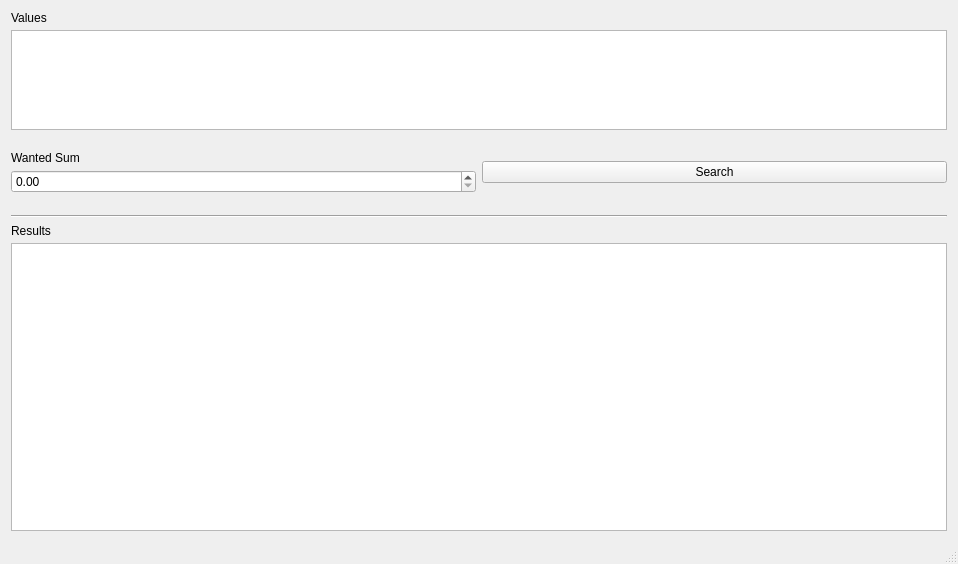
<?xml version="1.0" encoding="UTF-8"?>
<ui version="4.0">
 <class>MainWindow</class>
 <widget class="QMainWindow" name="MainWindow">
  <property name="geometry">
   <rect>
    <x>0</x>
    <y>0</y>
    <width>958</width>
    <height>564</height>
   </rect>
  </property>
  <property name="windowTitle">
   <string>MainWindow</string>
  </property>
  <widget class="QWidget" name="centralWidget">
   <property name="minimumSize">
    <size>
     <width>0</width>
     <height>0</height>
    </size>
   </property>
   <property name="maximumSize">
    <size>
     <width>16777215</width>
     <height>16777215</height>
    </size>
   </property>
   <layout class="QVBoxLayout" name="verticalLayout_3" stretch="0,0,0,0,0,0">
    <property name="sizeConstraint">
     <enum>QLayout::SetMinAndMaxSize</enum>
    </property>
    <item>
     <widget class="QLabel" name="label">
      <property name="maximumSize">
       <size>
        <width>16777215</width>
        <height>13</height>
       </size>
      </property>
      <property name="text">
       <string>Values</string>
      </property>
     </widget>
    </item>
    <item>
     <widget class="QTextEdit" name="values">
      <property name="minimumSize">
       <size>
        <width>0</width>
        <height>0</height>
       </size>
      </property>
      <property name="maximumSize">
       <size>
        <width>16777215</width>
        <height>100</height>
       </size>
      </property>
     </widget>
    </item>
    <item>
     <widget class="QWidget" name="widget" native="true">
      <property name="minimumSize">
       <size>
        <width>0</width>
        <height>73</height>
       </size>
      </property>
      <property name="maximumSize">
       <size>
        <width>16777215</width>
        <height>73</height>
       </size>
      </property>
      <layout class="QGridLayout" name="gridLayout">
       <property name="leftMargin">
        <number>0</number>
       </property>
       <property name="rightMargin">
        <number>0</number>
       </property>
       <item row="0" column="0">
        <layout class="QHBoxLayout" name="horizontalLayout" stretch="0,0">
         <property name="sizeConstraint">
          <enum>QLayout::SetDefaultConstraint</enum>
         </property>
         <item>
          <layout class="QVBoxLayout" name="verticalLayout_2" stretch="0,0">
           <property name="sizeConstraint">
            <enum>QLayout::SetDefaultConstraint</enum>
           </property>
           <item>
            <widget class="QLabel" name="label_3">
             <property name="maximumSize">
              <size>
               <width>16777215</width>
               <height>13</height>
              </size>
             </property>
             <property name="text">
              <string>Wanted Sum</string>
             </property>
            </widget>
           </item>
           <item>
            <widget class="QDoubleSpinBox" name="wantedSum">
             <property name="locale">
              <locale language="English" country="UnitedStates"/>
             </property>
            </widget>
           </item>
          </layout>
         </item>
         <item>
          <widget class="QPushButton" name="pushButton">
           <property name="maximumSize">
            <size>
             <width>16777215</width>
             <height>16777215</height>
            </size>
           </property>
           <property name="text">
            <string>Search</string>
           </property>
          </widget>
         </item>
        </layout>
       </item>
      </layout>
     </widget>
    </item>
    <item>
     <widget class="Line" name="line">
      <property name="orientation">
       <enum>Qt::Horizontal</enum>
      </property>
     </widget>
    </item>
    <item>
     <widget class="QLabel" name="label_4">
      <property name="maximumSize">
       <size>
        <width>16777215</width>
        <height>13</height>
       </size>
      </property>
      <property name="text">
       <string>Results</string>
      </property>
     </widget>
    </item>
    <item>
     <widget class="QTextEdit" name="results"/>
    </item>
   </layout>
  </widget>
  <widget class="QMenuBar" name="menuBar">
   <property name="geometry">
    <rect>
     <x>0</x>
     <y>0</y>
     <width>958</width>
     <height>21</height>
    </rect>
   </property>
  </widget>
  <widget class="QStatusBar" name="statusBar"/>
 </widget>
 <layoutdefault spacing="6" margin="11"/>
 <resources/>
 <connections/>
</ui>
